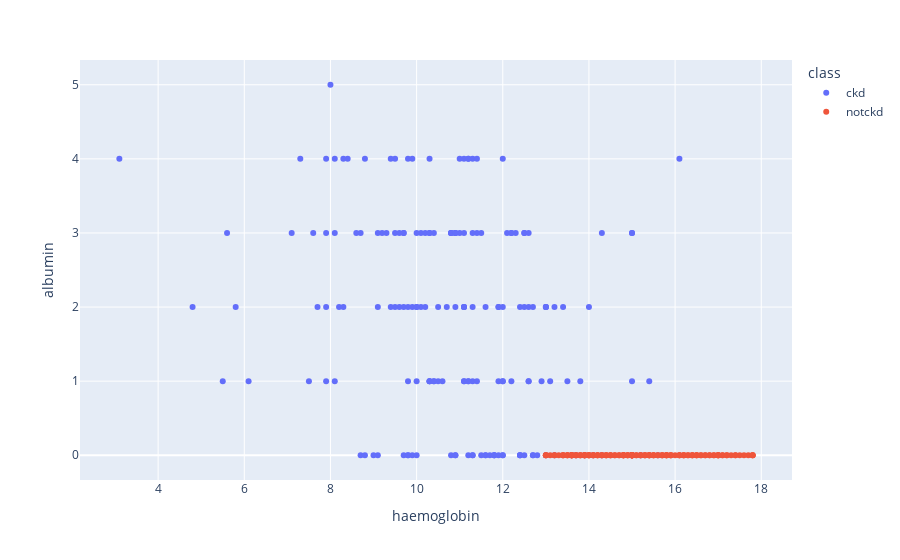

The code cell stored with this chart in its notebook:
### Code cell
scatters('haemoglobin','albumin')

### Figure 1 — Plotly figure (JSON) as saved in the notebook; plotly's stock layout.template omitted (floating-point values rounded to 4 significant figures; data arrays with more than 128 entries replaced by an {"elided": "..."} marker saying what was removed)
{"data": [{"hovertemplate": "class=ckd<br>haemoglobin=%{x}<br>albumin=%{y}<extra></extra>", "legendgroup": "ckd", "marker": {"color": "#636efa", "symbol": "circle"}, "mode": "markers", "name": "ckd", "orientation": "v", "showlegend": true, "type": "scatter", "x": {"elided": "250 float values"}, "xaxis": "x", "y": {"elided": "250 int values"}, "yaxis": "y"}, {"hovertemplate": "class=notckd<br>haemoglobin=%{x}<br>albumin=%{y}<extra></extra>", "legendgroup": "notckd", "marker": {"color": "#EF553B", "symbol": "circle"}, "mode": "markers", "name": "notckd", "orientation": "v", "showlegend": true, "type": "scatter", "x": {"elided": "150 float values"}, "xaxis": "x", "y": {"elided": "150 int values"}, "yaxis": "y"}], "layout": {"legend": {"title": {"text": "class"}, "tracegroupgap": 0}, "margin": {"t": 60}, "xaxis": {"anchor": "y", "domain": [0, 1], "title": {"text": "haemoglobin"}}, "yaxis": {"anchor": "x", "domain": [0, 1], "title": {"text": "albumin"}}}}
